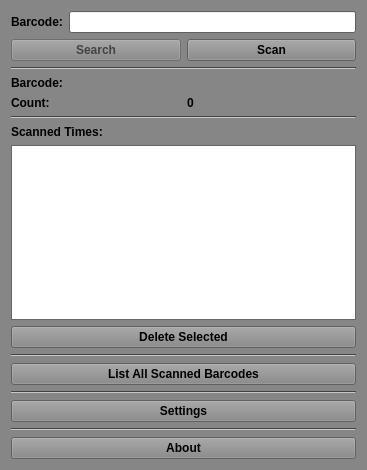
<?xml version="1.0" encoding="UTF-8"?>
<ui version="4.0">
 <class>MainWindow</class>
 <widget class="QMainWindow" name="MainWindow">
  <property name="geometry">
   <rect>
    <x>0</x>
    <y>0</y>
    <width>367</width>
    <height>470</height>
   </rect>
  </property>
  <property name="sizePolicy">
   <sizepolicy hsizetype="Preferred" vsizetype="Preferred">
    <horstretch>0</horstretch>
    <verstretch>0</verstretch>
   </sizepolicy>
  </property>
  <property name="palette">
   <palette>
    <active>
     <colorrole role="WindowText">
      <brush brushstyle="SolidPattern">
       <color alpha="255">
        <red>0</red>
        <green>0</green>
        <blue>0</blue>
       </color>
      </brush>
     </colorrole>
     <colorrole role="Button">
      <brush brushstyle="SolidPattern">
       <color alpha="255">
        <red>134</red>
        <green>134</green>
        <blue>134</blue>
       </color>
      </brush>
     </colorrole>
     <colorrole role="Light">
      <brush brushstyle="SolidPattern">
       <color alpha="255">
        <red>201</red>
        <green>201</green>
        <blue>201</blue>
       </color>
      </brush>
     </colorrole>
     <colorrole role="Midlight">
      <brush brushstyle="SolidPattern">
       <color alpha="255">
        <red>167</red>
        <green>167</green>
        <blue>167</blue>
       </color>
      </brush>
     </colorrole>
     <colorrole role="Dark">
      <brush brushstyle="SolidPattern">
       <color alpha="255">
        <red>67</red>
        <green>67</green>
        <blue>67</blue>
       </color>
      </brush>
     </colorrole>
     <colorrole role="Mid">
      <brush brushstyle="SolidPattern">
       <color alpha="255">
        <red>89</red>
        <green>89</green>
        <blue>89</blue>
       </color>
      </brush>
     </colorrole>
     <colorrole role="Text">
      <brush brushstyle="SolidPattern">
       <color alpha="255">
        <red>0</red>
        <green>0</green>
        <blue>0</blue>
       </color>
      </brush>
     </colorrole>
     <colorrole role="BrightText">
      <brush brushstyle="SolidPattern">
       <color alpha="255">
        <red>255</red>
        <green>255</green>
        <blue>255</blue>
       </color>
      </brush>
     </colorrole>
     <colorrole role="ButtonText">
      <brush brushstyle="SolidPattern">
       <color alpha="255">
        <red>0</red>
        <green>0</green>
        <blue>0</blue>
       </color>
      </brush>
     </colorrole>
     <colorrole role="Base">
      <brush brushstyle="SolidPattern">
       <color alpha="255">
        <red>255</red>
        <green>255</green>
        <blue>255</blue>
       </color>
      </brush>
     </colorrole>
     <colorrole role="Window">
      <brush brushstyle="SolidPattern">
       <color alpha="255">
        <red>134</red>
        <green>134</green>
        <blue>134</blue>
       </color>
      </brush>
     </colorrole>
     <colorrole role="Shadow">
      <brush brushstyle="SolidPattern">
       <color alpha="255">
        <red>0</red>
        <green>0</green>
        <blue>0</blue>
       </color>
      </brush>
     </colorrole>
     <colorrole role="AlternateBase">
      <brush brushstyle="SolidPattern">
       <color alpha="255">
        <red>194</red>
        <green>194</green>
        <blue>194</blue>
       </color>
      </brush>
     </colorrole>
     <colorrole role="ToolTipBase">
      <brush brushstyle="SolidPattern">
       <color alpha="255">
        <red>255</red>
        <green>255</green>
        <blue>220</blue>
       </color>
      </brush>
     </colorrole>
     <colorrole role="ToolTipText">
      <brush brushstyle="SolidPattern">
       <color alpha="255">
        <red>0</red>
        <green>0</green>
        <blue>0</blue>
       </color>
      </brush>
     </colorrole>
     <colorrole role="PlaceholderText">
      <brush brushstyle="SolidPattern">
       <color alpha="128">
        <red>0</red>
        <green>0</green>
        <blue>0</blue>
       </color>
      </brush>
     </colorrole>
    </active>
    <inactive>
     <colorrole role="WindowText">
      <brush brushstyle="SolidPattern">
       <color alpha="255">
        <red>0</red>
        <green>0</green>
        <blue>0</blue>
       </color>
      </brush>
     </colorrole>
     <colorrole role="Button">
      <brush brushstyle="SolidPattern">
       <color alpha="255">
        <red>134</red>
        <green>134</green>
        <blue>134</blue>
       </color>
      </brush>
     </colorrole>
     <colorrole role="Light">
      <brush brushstyle="SolidPattern">
       <color alpha="255">
        <red>201</red>
        <green>201</green>
        <blue>201</blue>
       </color>
      </brush>
     </colorrole>
     <colorrole role="Midlight">
      <brush brushstyle="SolidPattern">
       <color alpha="255">
        <red>167</red>
        <green>167</green>
        <blue>167</blue>
       </color>
      </brush>
     </colorrole>
     <colorrole role="Dark">
      <brush brushstyle="SolidPattern">
       <color alpha="255">
        <red>67</red>
        <green>67</green>
        <blue>67</blue>
       </color>
      </brush>
     </colorrole>
     <colorrole role="Mid">
      <brush brushstyle="SolidPattern">
       <color alpha="255">
        <red>89</red>
        <green>89</green>
        <blue>89</blue>
       </color>
      </brush>
     </colorrole>
     <colorrole role="Text">
      <brush brushstyle="SolidPattern">
       <color alpha="255">
        <red>0</red>
        <green>0</green>
        <blue>0</blue>
       </color>
      </brush>
     </colorrole>
     <colorrole role="BrightText">
      <brush brushstyle="SolidPattern">
       <color alpha="255">
        <red>255</red>
        <green>255</green>
        <blue>255</blue>
       </color>
      </brush>
     </colorrole>
     <colorrole role="ButtonText">
      <brush brushstyle="SolidPattern">
       <color alpha="255">
        <red>0</red>
        <green>0</green>
        <blue>0</blue>
       </color>
      </brush>
     </colorrole>
     <colorrole role="Base">
      <brush brushstyle="SolidPattern">
       <color alpha="255">
        <red>255</red>
        <green>255</green>
        <blue>255</blue>
       </color>
      </brush>
     </colorrole>
     <colorrole role="Window">
      <brush brushstyle="SolidPattern">
       <color alpha="255">
        <red>134</red>
        <green>134</green>
        <blue>134</blue>
       </color>
      </brush>
     </colorrole>
     <colorrole role="Shadow">
      <brush brushstyle="SolidPattern">
       <color alpha="255">
        <red>0</red>
        <green>0</green>
        <blue>0</blue>
       </color>
      </brush>
     </colorrole>
     <colorrole role="AlternateBase">
      <brush brushstyle="SolidPattern">
       <color alpha="255">
        <red>194</red>
        <green>194</green>
        <blue>194</blue>
       </color>
      </brush>
     </colorrole>
     <colorrole role="ToolTipBase">
      <brush brushstyle="SolidPattern">
       <color alpha="255">
        <red>255</red>
        <green>255</green>
        <blue>220</blue>
       </color>
      </brush>
     </colorrole>
     <colorrole role="ToolTipText">
      <brush brushstyle="SolidPattern">
       <color alpha="255">
        <red>0</red>
        <green>0</green>
        <blue>0</blue>
       </color>
      </brush>
     </colorrole>
     <colorrole role="PlaceholderText">
      <brush brushstyle="SolidPattern">
       <color alpha="128">
        <red>0</red>
        <green>0</green>
        <blue>0</blue>
       </color>
      </brush>
     </colorrole>
    </inactive>
    <disabled>
     <colorrole role="WindowText">
      <brush brushstyle="SolidPattern">
       <color alpha="255">
        <red>67</red>
        <green>67</green>
        <blue>67</blue>
       </color>
      </brush>
     </colorrole>
     <colorrole role="Button">
      <brush brushstyle="SolidPattern">
       <color alpha="255">
        <red>134</red>
        <green>134</green>
        <blue>134</blue>
       </color>
      </brush>
     </colorrole>
     <colorrole role="Light">
      <brush brushstyle="SolidPattern">
       <color alpha="255">
        <red>201</red>
        <green>201</green>
        <blue>201</blue>
       </color>
      </brush>
     </colorrole>
     <colorrole role="Midlight">
      <brush brushstyle="SolidPattern">
       <color alpha="255">
        <red>167</red>
        <green>167</green>
        <blue>167</blue>
       </color>
      </brush>
     </colorrole>
     <colorrole role="Dark">
      <brush brushstyle="SolidPattern">
       <color alpha="255">
        <red>67</red>
        <green>67</green>
        <blue>67</blue>
       </color>
      </brush>
     </colorrole>
     <colorrole role="Mid">
      <brush brushstyle="SolidPattern">
       <color alpha="255">
        <red>89</red>
        <green>89</green>
        <blue>89</blue>
       </color>
      </brush>
     </colorrole>
     <colorrole role="Text">
      <brush brushstyle="SolidPattern">
       <color alpha="255">
        <red>67</red>
        <green>67</green>
        <blue>67</blue>
       </color>
      </brush>
     </colorrole>
     <colorrole role="BrightText">
      <brush brushstyle="SolidPattern">
       <color alpha="255">
        <red>255</red>
        <green>255</green>
        <blue>255</blue>
       </color>
      </brush>
     </colorrole>
     <colorrole role="ButtonText">
      <brush brushstyle="SolidPattern">
       <color alpha="255">
        <red>67</red>
        <green>67</green>
        <blue>67</blue>
       </color>
      </brush>
     </colorrole>
     <colorrole role="Base">
      <brush brushstyle="SolidPattern">
       <color alpha="255">
        <red>134</red>
        <green>134</green>
        <blue>134</blue>
       </color>
      </brush>
     </colorrole>
     <colorrole role="Window">
      <brush brushstyle="SolidPattern">
       <color alpha="255">
        <red>134</red>
        <green>134</green>
        <blue>134</blue>
       </color>
      </brush>
     </colorrole>
     <colorrole role="Shadow">
      <brush brushstyle="SolidPattern">
       <color alpha="255">
        <red>0</red>
        <green>0</green>
        <blue>0</blue>
       </color>
      </brush>
     </colorrole>
     <colorrole role="AlternateBase">
      <brush brushstyle="SolidPattern">
       <color alpha="255">
        <red>134</red>
        <green>134</green>
        <blue>134</blue>
       </color>
      </brush>
     </colorrole>
     <colorrole role="ToolTipBase">
      <brush brushstyle="SolidPattern">
       <color alpha="255">
        <red>255</red>
        <green>255</green>
        <blue>220</blue>
       </color>
      </brush>
     </colorrole>
     <colorrole role="ToolTipText">
      <brush brushstyle="SolidPattern">
       <color alpha="255">
        <red>0</red>
        <green>0</green>
        <blue>0</blue>
       </color>
      </brush>
     </colorrole>
     <colorrole role="PlaceholderText">
      <brush brushstyle="SolidPattern">
       <color alpha="128">
        <red>0</red>
        <green>0</green>
        <blue>0</blue>
       </color>
      </brush>
     </colorrole>
    </disabled>
   </palette>
  </property>
  <property name="font">
   <font>
    <weight>75</weight>
    <bold>true</bold>
   </font>
  </property>
  <property name="windowTitle">
   <string>Barcode Logger</string>
  </property>
  <property name="windowIcon">
   <iconset resource="resources/resources.qrc">
    <normaloff>:/icons/barcode.ico</normaloff>:/icons/barcode.ico</iconset>
  </property>
  <property name="autoFillBackground">
   <bool>false</bool>
  </property>
  <widget class="QWidget" name="centralWidget">
   <layout class="QVBoxLayout" name="verticalLayout_3">
    <item>
     <layout class="QVBoxLayout" name="verticalLayout_2">
      <item>
       <layout class="QHBoxLayout" name="horizontalLayout_2">
        <item>
         <widget class="QLabel" name="label">
          <property name="font">
           <font>
            <weight>75</weight>
            <bold>true</bold>
           </font>
          </property>
          <property name="text">
           <string>Barcode:</string>
          </property>
         </widget>
        </item>
        <item>
         <widget class="QLineEdit" name="leBarcode">
          <property name="font">
           <font>
            <weight>75</weight>
            <bold>true</bold>
           </font>
          </property>
         </widget>
        </item>
       </layout>
      </item>
      <item>
       <layout class="QHBoxLayout" name="horizontalLayout">
        <item>
         <widget class="QPushButton" name="pbSearch">
          <property name="enabled">
           <bool>false</bool>
          </property>
          <property name="font">
           <font>
            <weight>75</weight>
            <bold>true</bold>
           </font>
          </property>
          <property name="text">
           <string>Search</string>
          </property>
         </widget>
        </item>
        <item>
         <widget class="QPushButton" name="pbScan">
          <property name="enabled">
           <bool>true</bool>
          </property>
          <property name="font">
           <font>
            <weight>75</weight>
            <bold>true</bold>
           </font>
          </property>
          <property name="text">
           <string>Scan</string>
          </property>
          <property name="checkable">
           <bool>false</bool>
          </property>
         </widget>
        </item>
       </layout>
      </item>
      <item>
       <widget class="Line" name="line">
        <property name="orientation">
         <enum>Qt::Horizontal</enum>
        </property>
       </widget>
      </item>
      <item>
       <layout class="QVBoxLayout" name="verticalLayout">
        <item>
         <layout class="QHBoxLayout" name="horizontalLayout_3">
          <item>
           <widget class="QLabel" name="label_3">
            <property name="font">
             <font>
              <weight>75</weight>
              <bold>true</bold>
             </font>
            </property>
            <property name="text">
             <string>Barcode:</string>
            </property>
           </widget>
          </item>
          <item>
           <widget class="QLabel" name="lbBarcode">
            <property name="font">
             <font>
              <weight>75</weight>
              <bold>true</bold>
             </font>
            </property>
            <property name="text">
             <string/>
            </property>
           </widget>
          </item>
         </layout>
        </item>
        <item>
         <layout class="QHBoxLayout" name="horizontalLayout_4">
          <item>
           <widget class="QLabel" name="label_2">
            <property name="font">
             <font>
              <weight>75</weight>
              <bold>true</bold>
             </font>
            </property>
            <property name="text">
             <string>Count:</string>
            </property>
           </widget>
          </item>
          <item>
           <widget class="QLabel" name="lbCount">
            <property name="font">
             <font>
              <weight>75</weight>
              <bold>true</bold>
             </font>
            </property>
            <property name="text">
             <string>0</string>
            </property>
           </widget>
          </item>
         </layout>
        </item>
        <item>
         <widget class="Line" name="line_2">
          <property name="orientation">
           <enum>Qt::Horizontal</enum>
          </property>
         </widget>
        </item>
        <item>
         <widget class="QLabel" name="label2">
          <property name="font">
           <font>
            <weight>75</weight>
            <bold>true</bold>
           </font>
          </property>
          <property name="text">
           <string>Scanned Times:</string>
          </property>
         </widget>
        </item>
        <item>
         <widget class="QListWidget" name="lwScannedTimes">
          <property name="font">
           <font>
            <weight>75</weight>
            <bold>true</bold>
           </font>
          </property>
         </widget>
        </item>
        <item>
         <widget class="QPushButton" name="pbDelete">
          <property name="text">
           <string>Delete Selected</string>
          </property>
         </widget>
        </item>
       </layout>
      </item>
     </layout>
    </item>
    <item>
     <widget class="Line" name="line_3">
      <property name="orientation">
       <enum>Qt::Horizontal</enum>
      </property>
     </widget>
    </item>
    <item>
     <widget class="QPushButton" name="pbBarcodes">
      <property name="text">
       <string>List All Scanned Barcodes</string>
      </property>
     </widget>
    </item>
    <item>
     <widget class="Line" name="line_5">
      <property name="orientation">
       <enum>Qt::Horizontal</enum>
      </property>
     </widget>
    </item>
    <item>
     <widget class="QPushButton" name="pbSettings">
      <property name="text">
       <string>Settings</string>
      </property>
     </widget>
    </item>
    <item>
     <widget class="Line" name="line_4">
      <property name="orientation">
       <enum>Qt::Horizontal</enum>
      </property>
     </widget>
    </item>
    <item>
     <widget class="QPushButton" name="pbAbout">
      <property name="text">
       <string>About</string>
      </property>
     </widget>
    </item>
   </layout>
  </widget>
 </widget>
 <layoutdefault spacing="6" margin="11"/>
 <resources>
  <include location="resources/resources.qrc"/>
 </resources>
 <connections/>
</ui>
